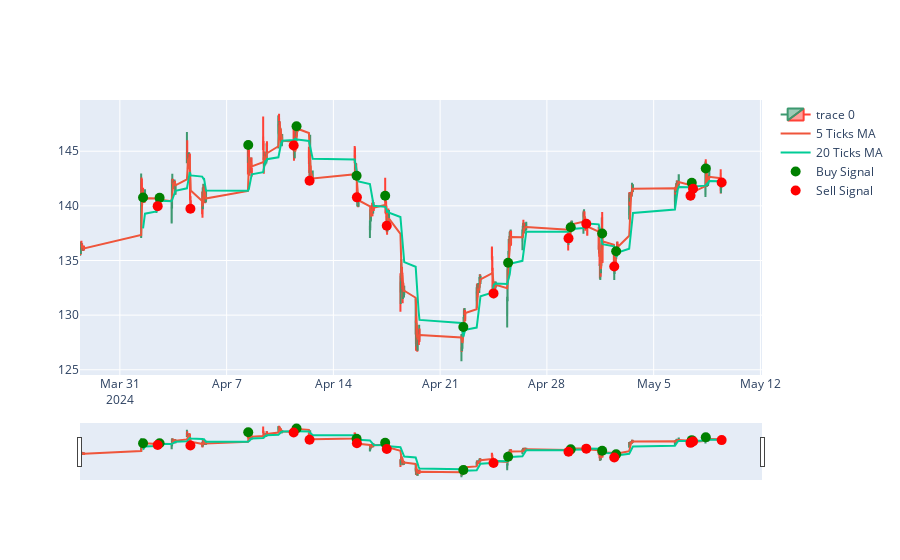

The code cell stored with this chart in its notebook:
### Code cell
# calculate profit and loss

tsm_data['buy_price'] = np.where(tsm_data['signal'] == 1, tsm_data['Close'], np.nan)
tsm_data['sell_price'] = np.where(tsm_data['signal'] == -1, tsm_data['Close'], np.nan)

tsm_data['buy_price'] = tsm_data['buy_price'].ffill()
tsm_data['sell_price'] = tsm_data['sell_price'].ffill()

tsm_data['PnL'] = tsm_data['sell_price'] - tsm_data['buy_price']

print(tsm_data['PnL'].sum())

# plot the profit and loss

fig = go.Figure(data=[go.Candlestick(x=tsm_data.index,
                open=tsm_data['Open'],
                high=tsm_data['High'],
                low=tsm_data['Low'],
                close=tsm_data['Close'])])

fig.add_trace(go.Scatter(x=tsm_data.index, y=tsm_data['Close'].rolling(window=5).mean(), name='5 Ticks MA'))
fig.add_trace(go.Scatter(x=tsm_data.index, y=tsm_data['Close'].rolling(window=20).mean(), name='20 Ticks MA'))

buy_signals = tsm_data[tsm_data['signal'] == 1]
sell_signals = tsm_data[tsm_data['signal'] == -1]

fig.add_trace(go.Scatter(x=buy_signals.index, y=buy_signals['Close'], mode='markers', marker=dict(color='green', size=10), name='Buy Signal'))
fig.add_trace(go.Scatter(x=sell_signals.index, y=sell_signals['Close'], mode='markers', marker=dict(color='red', size=10), name='Sell Signal'))

fig.show()

### Figure 1 — Plotly figure (JSON) as saved in the notebook; plotly's stock layout.template omitted (floating-point values rounded to 4 significant figures; data arrays with more than 128 entries replaced by an {"elided": "..."} marker saying what was removed)
{"data": [{"close": {"elided": "381 float values"}, "high": {"elided": "381 float values"}, "low": {"elided": "381 float values"}, "open": {"elided": "381 float values"}, "type": "candlestick", "x": {"elided": "381 str values"}}, {"name": "5 Ticks MA", "type": "scatter", "x": {"elided": "381 str values"}, "y": {"elided": "381 float values"}}, {"name": "20 Ticks MA", "type": "scatter", "x": {"elided": "381 str values"}, "y": {"elided": "381 float values"}}, {"marker": {"color": "green", "size": 10}, "mode": "markers", "name": "Buy Signal", "type": "scatter", "x": ["2024-04-01T12:30:00-04:00", "2024-04-02T14:30:00-04:00", "2024-04-08T10:00:00-04:00", "2024-04-11T14:00:00-04:00", "2024-04-15T12:30:00-04:00", "2024-04-17T09:30:00-04:00", "2024-04-22T12:30:00-04:00", "2024-04-25T11:00:00-04:00", "2024-04-29T13:30:00-04:00", "2024-05-01T15:00:00-04:00", "2024-05-02T13:00:00-04:00", "2024-05-07T12:00:00-04:00", "2024-05-08T10:00:00-04:00"], "y": [140.8, 140.8, 145.6, 147.3, 142.8, 140.9, 128.9, 134.8, 138.1, 137.5, 135.8, 142.1, 143.4]}, {"marker": {"color": "red", "size": 10}, "mode": "markers", "name": "Sell Signal", "type": "scatter", "x": ["2024-04-02T11:30:00-04:00", "2024-04-04T15:00:00-04:00", "2024-04-11T09:30:00-04:00", "2024-04-12T10:30:00-04:00", "2024-04-15T13:00:00-04:00", "2024-04-17T12:00:00-04:00", "2024-04-24T12:00:00-04:00", "2024-04-29T10:00:00-04:00", "2024-04-30T14:00:00-04:00", "2024-05-02T10:00:00-04:00", "2024-05-07T10:00:00-04:00", "2024-05-07T14:00:00-04:00", "2024-05-09T11:00:00-04:00"], "y": [140.0, 139.7, 145.5, 142.3, 140.8, 138.2, 132.0, 137.0, 138.4, 134.4, 140.9, 141.6, 142.1]}], "layout": {}}
